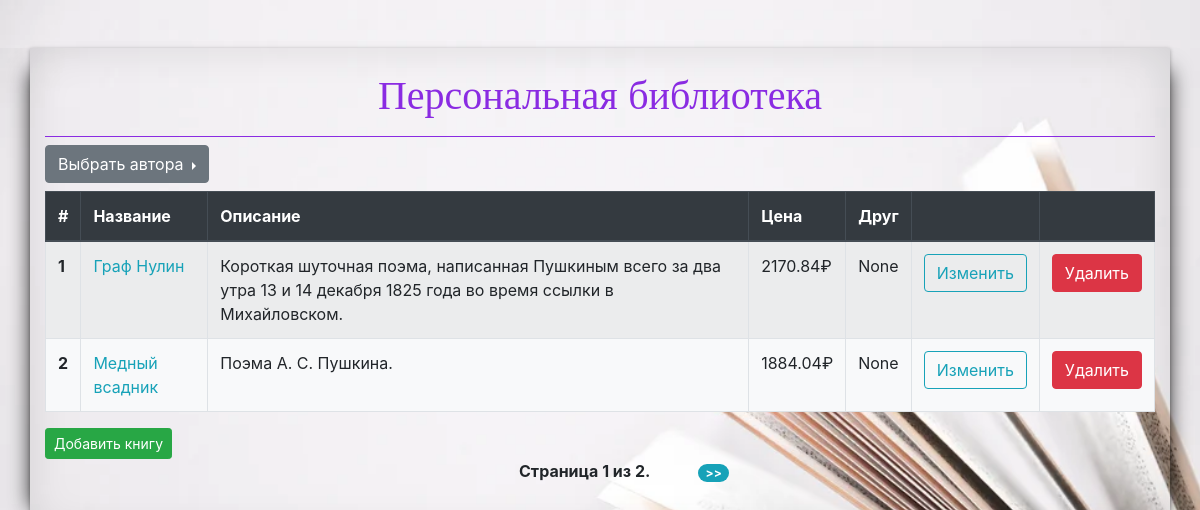
Screenshot of /library/2 with the database file from the repository.
### p_library/models.py (models this page shows, shortened)
class Book(models.Model):
    ISBN = models.CharField(max_length=13)
    title = models.CharField(max_length=50, unique=True,)
    description = models.TextField()
    year_release = models.SmallIntegerField()
    copy_count = models.SmallIntegerField(default=1)
    price = models.DecimalField(default=None, max_digits=19, decimal_places=2)
    author = models.ForeignKey(
        Author, on_delete=models.CASCADE, related_name='author_books')
    friend = models.ForeignKey(Friend, on_delete=models.SET_NULL,
                               related_name='friend_books', null=True, blank=True)

### p_library/views.py (the view)
# urls.py: path('<int:author_id>', BookListView.as_view(), name='books_list'),
class BookListView(ListView, AuthorListMixin, AuthorFormMixin):
    template_name = 'books_list.html'
    paginate_by = 2
    def get_queryset(self):
        return Book.objects.filter(author=self.get_author()).order_by('title')

### p_library/views.py (called while the page is built)
    def get_context_data(self, **kwargs):
        context = super().get_context_data(**kwargs)
        context['authors'] = Author.objects.order_by('full_name')
        return context

    def get_author(self, **kwargs):
        try:
            author_by = Author.objects.get(pk=self.kwargs['author_id'])
        except ObjectDoesNotExist:
            author_by = Author.objects.first()
        self.author_by = author_by
        return author_by

    def get_context_data(self, **kwargs):
        context = super().get_context_data(**kwargs)
        if self.author_by == None:
            author_by = Author.objects.get(pk=self.kwargs['author_id'] or 1)
            context['author_by'] = author_by
        else:
            context['author_by'] = self.author_by
        return context

    def get_context_data(self, **kwargs):
        context = super().get_context_data(**kwargs)
        context['author_form'] = AuthorForm(instance=self.get_author())
        return context

### templates/books_list.html (shortened to what this page needs)
{% extends 'base.html' %}
{% load crispy_forms_tags %}
{% block left_menu %} {% include 'includes/left_menu.html' %} {% endblock left_menu %}
{% block main %}
<div class="books-list">
    <table class="table table-striped table-bordered">
    <thead class="thead-dark">
        <tr>
            <th scope="col">#</th>
            <th scope="col">Название</th>
            <th scope="col">Описание</th>
            <th scope="col">Цена</th>
            <th scope="col">Друг</th>
            <th scope="col">&nbsp;</th>
            <th scope="col">&nbsp;</th>
        </tr>
    </thead>
    <tbody class="bg-light">
        {% for book in book_list %}
        <tr>
            <th scope="row">{{forloop.counter}}</th>
            <td><a class="text-info" href="{% url 'p_library:book_detail' book_id=book.id %}?page={{page_obj.number}}">{{book.title}}</a></td>
            <td>{{book.description}}</td>
            <td>{{book.price}}&#x20bd;</td>
            <td>{{book.friend}}</td>
            <td><a class="btn btn-outline-info" href="{% url 'p_library:book_update' book_id=book.id %}?page={{page_obj.number}}" role="button">Изменить</a></td>
            <td><a class="btn btn-danger" href="{% url 'p_library:book_delete' book_id=book.id %}?page={{page_obj.number}}" role="button">Удалить</a></td>
        </tr>
        {% endfor %}
    </tbody>
</table>
<a class="btn btn-sm btn-success" href="{% url 'p_library:book_add' author_id=author_by.id %}" role="button">Добавить книгу</a>
<div class="pagination">
    <div class="step-links d-flex justify-content-around m-auto">
        <div class="current mr-5 ml-5">
            <b>Страница {{ page_obj.number }} из {{ paginator.num_pages }}.</b>
        </div>
        <div class="next">
            {% if page_obj.has_next %}
            <a href="{% url 'p_library:books_list' author_id=author_by.id %}?page={{ page_obj.next_page_number }}">
                <span class="badge badge-pill badge-info">>></span>
            </a>
            {% endif %}
        </div>
    </div>
</div>
{% endblock main %}

### templates/base.html (shortened to what this page needs)
<!DOCTYPE html>
{% load static %}
<html lang="en">
    <head>
        <link
            rel="stylesheet"
            href="https://stackpath.bootstrapcdn.com/bootstrap/4.4.1/css/bootstrap.min.css"
        />
        <link rel="stylesheet" href="{% static 'main.css' %}" type="text/css" />
    </head>
    <body>
        <div class="container mt-5">
            <header class="justify-content-center">
                <h1>Персональная библиотека</h1>
            </header>
            <div class="content pb-5">
                <div class="content__left-menu">
                    <aside>{% block left_menu %} {% endblock left_menu %}</aside>
                </div>
                <div class="content__main">
                    <main>{% block main %} {% endblock main %}</main>
                </div>
            </div>
        </div>
    </body>
</html>

### templates/includes/left_menu.html (shortened to what this page needs)
{% load crispy_forms_tags %}
<div class="row">
    <div class="dropright mb-2 col-auto mr-auto">
        <button class="btn btn-secondary dropdown-toggle" type="button" id="dropdownMenuButton" data-toggle="dropdown" aria-haspopup="true" aria-expanded="false">
            Выбрать автора
        </button>
    </div>
</div>

### static/main.css (style rules this page uses)
html, body { height: 100%; min-height: 100%; margin: 0; padding: 0; background-image: url('img/bg.jpg'); background-size: cover; background-repeat: no-repeat; }
header { border-bottom: 1px; }
header>h1 { font-family: 'Pacifico', serif; padding: 20px 0; text-align: center; color: blueviolet; border-bottom: 1px solid blueviolet; }
.container { z-index: 1; box-shadow: 0 1px 4px rgba(0, 0, 0, 0.3), -23px 0 20px -23px rgba(0, 0, 0, 0.8), 23px 0 20px -23px rgba(0, 0, 0, 0.8), 0 0 40px rgba(0, 0, 0, 0.1) inset; }
.pagination { display: flex; }

### rows the page displays
Book: title "Граф Нулин", description "Короткая шуточная поэма, написанная Пушкиным всего за два утра 13 и 14 декабря 1825 года во время ссылки в Михайловском.", price "2170.84", friend "None"
Book: title "Медный всадник", description "Поэма А. С. Пушкина.", price "1884.04", friend "None"

### other values shown
{{ page_obj.number }} "1"
{{ paginator.num_pages }} "2"
